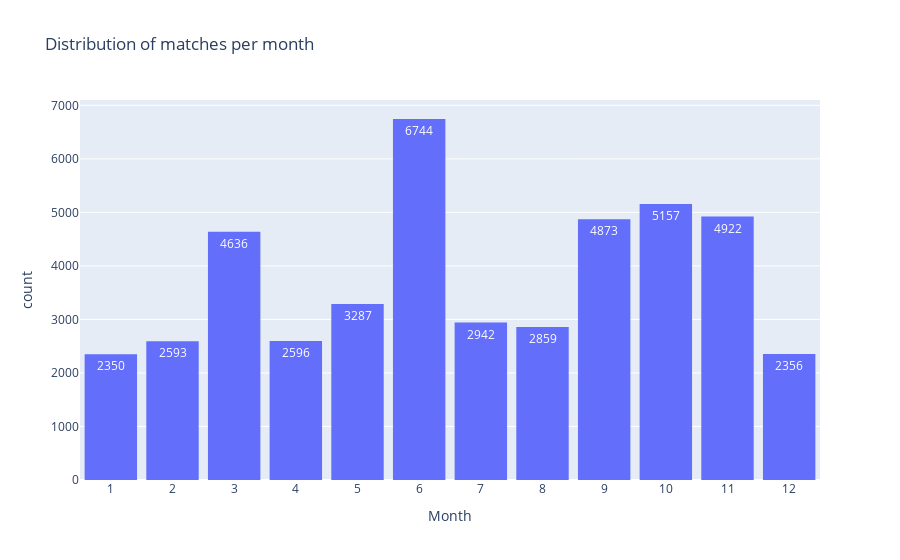

Source (notebook cell):
### Code cell
fig = px.histogram(results, 
                   x = 'Month',
                   text_auto = True,
                   category_orders = {'Month': list(range(1,13))},
                   title = 'Distribution of matches per month')

fig.update_layout(bargap = 0.15)
fig.update_xaxes(type = 'category')
fig.show()

print('March: FIFA-designated matchdays for World Cup qualifiers and other tournaments take place')
print('June: Major tournaments (World Cup, Euro, Copa America) & continental championships take place')
print('Sep to Nov: Another months with international breaks, often used for friendlies and the conclusion of World Cup qualifiers')

### Figure 1 — Plotly figure (JSON) as saved in the notebook; plotly's stock layout.template omitted (floating-point values rounded to 4 significant figures; data arrays with more than 128 entries replaced by an {"elided": "..."} marker saying what was removed)
{"data": [{"alignmentgroup": "True", "bingroup": "x", "hovertemplate": "Month=%{x}<br>count=%{y}<extra></extra>", "legendgroup": "", "marker": {"color": "#636efa", "pattern": {"shape": ""}}, "name": "", "offsetgroup": "", "orientation": "v", "showlegend": false, "texttemplate": "%{value}", "type": "histogram", "x": {"elided": "45315 int values"}, "xaxis": "x", "yaxis": "y"}], "layout": {"bargap": 0.15, "barmode": "relative", "legend": {"tracegroupgap": 0}, "title": {"text": "Distribution of matches per month"}, "xaxis": {"anchor": "y", "categoryarray": [1, 2, 3, 4, 5, 6, 7, 8, 9, 10, 11, 12], "categoryorder": "array", "domain": [0, 1], "title": {"text": "Month"}, "type": "category"}, "yaxis": {"anchor": "x", "domain": [0, 1], "title": {"text": "count"}}}}
